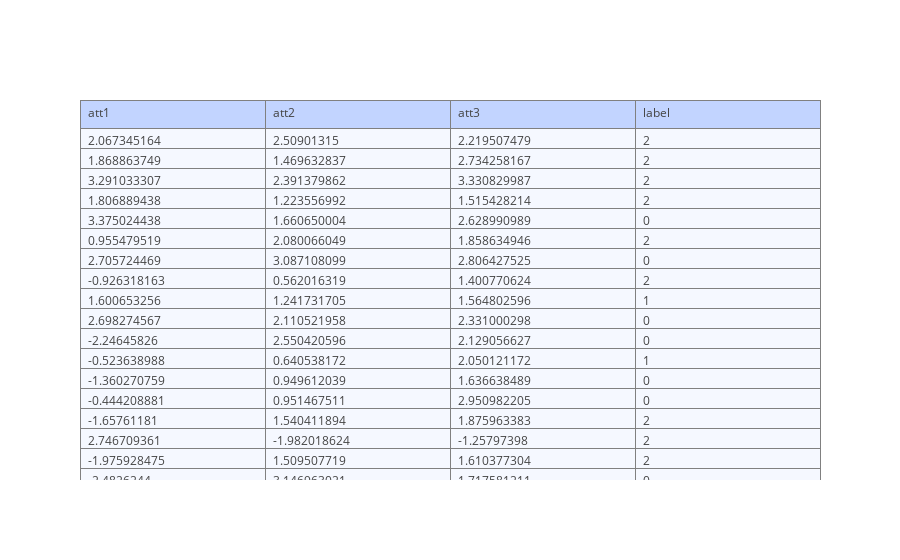

Notebook code for this chart:
### Markdown cell above
## B.1.c Output ke prediksi.txt

### Code cell
output = dataTest.round(9)
output['label'] = dataTrain['label']

trace = go.Table(
    header=dict(values=output.columns,
                fill = dict(color='#C2D4FF'),
                align = ['left'] * 5),
    cells=dict(values=[output.att1, output.att2, output.att3, output.label],
               fill = dict(color='#F5F8FF'),
               align = ['left'] * 5))


data = [trace] 
iplot(data, filename = 'Data Test')

### Figure 1 — Plotly figure (JSON) as saved in the notebook; plotly's stock layout.template omitted (floating-point values rounded to 4 significant figures)
{"data": [{"cells": {"align": ["left", "left", "left", "left", "left"], "fill": {"color": "#F5F8FF"}, "values": [[2.067, 1.869, 3.291, 1.807, 3.375, 0.9555, 2.706, -0.9263, 1.601, 2.698, -2.246, -0.5236, -1.36, -0.4442, -1.658, 2.747, -1.976, -2.483, -1.64, -1.453, 0.2603, 2.222, 1.841, 2.366, 1.315, 1.604, 1.973, 2.216, 1.981, 1.151], [2.509, 1.47, 2.391, 1.224, 1.661, 2.08, 3.087, 0.562, 1.242, 2.111, 2.55, 0.6405, 0.9496, 0.9515, 1.54, -1.982, 1.51, 3.147, 3.529, 0.9572, 1.403, -2.527, -2.825, 1.464, 1.191, -2.779, -0.2389, -1.098, -0.595, 3.356], [2.22, 2.734, 3.331, 1.515, 2.629, 1.859, 2.806, 1.401, 1.565, 2.331, 2.129, 2.05, 1.637, 2.951, 1.876, -1.258, 1.61, 1.718, 3.86, 0.902, -2.26, -1.962, -1.436, 1.497, 1.34, -1.536, -2.443, -1.731, -1.116, 0.9484], [2, 2, 2, 2, 0, 2, 0, 2, 1, 0, 0, 1, 0, 0, 2, 2, 2, 0, 2, 0, 1, 1, 2, 1, 1, 2, 1, 2, 1, 2]]}, "header": {"align": ["left", "left", "left", "left", "left"], "fill": {"color": "#C2D4FF"}, "values": ["att1", "att2", "att3", "label"]}, "type": "table"}], "layout": {}}
